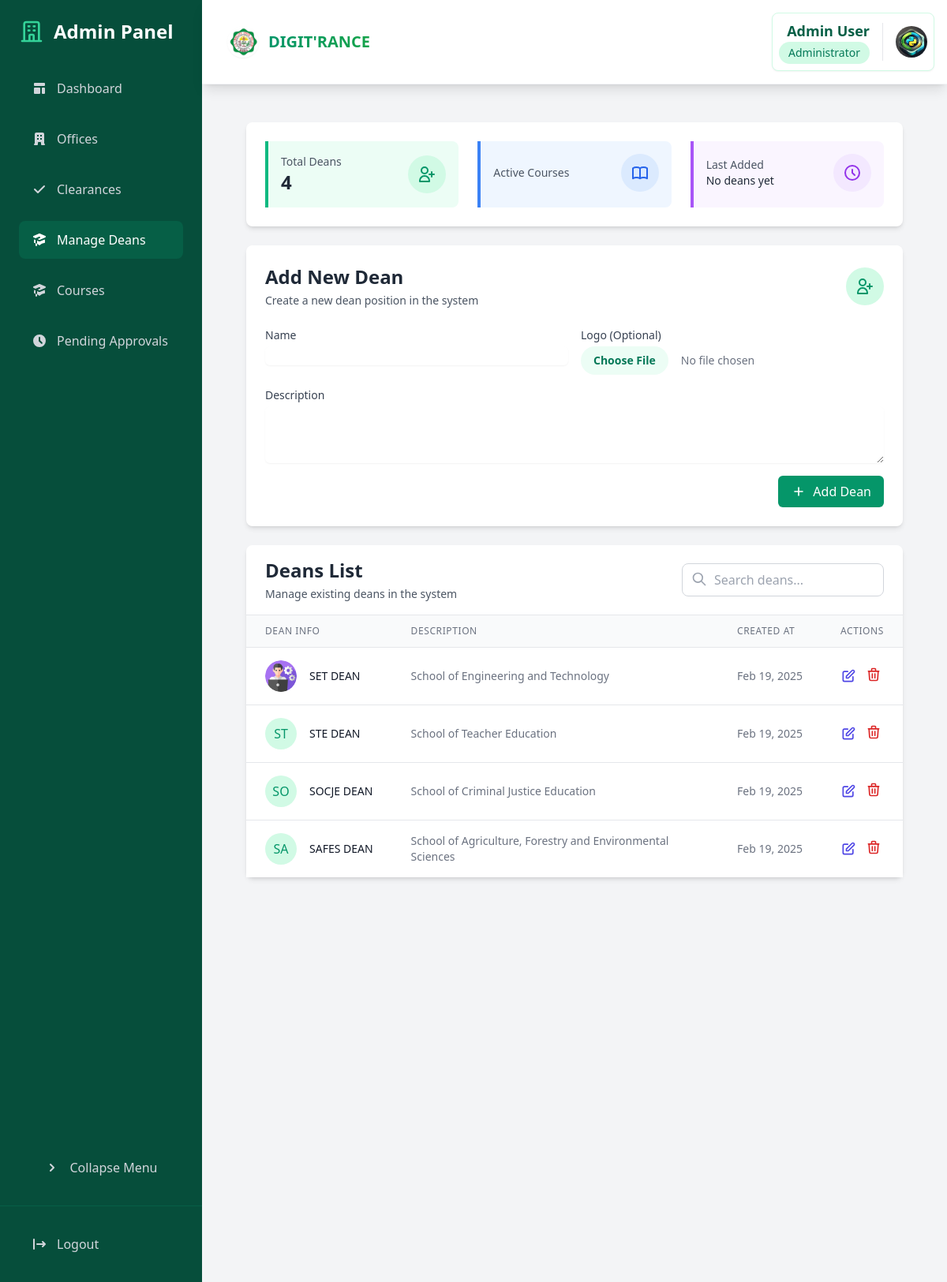
/dashboard/admin/deans/ (signed in), run on the app's committed database.
### core/models.py (models this page shows, shortened)
class Dean(models.Model):
    name = models.CharField(max_length=100, unique=True)
    logo = models.ImageField(upload_to='dean_logos/', blank=True, null=True)
    description = models.TextField(blank=True, null=True)
    created_at = models.DateTimeField(auto_now_add=True)

### core/views.py (the view, shortened to what this page needs)
# urls.py: path('dashboard/admin/deans/', views.admin_deans, name='admin_deans'),
@login_required
@user_passes_test(lambda u: u.is_superuser)
def admin_deans(request):
    deans = Dean.objects.all()
    return render(request, 'admin/deans.html', {'deans': deans})

### core/models.py (called while the page is built)
    def get_profile_picture_url(self):
        if self.profile_picture and hasattr(self.profile_picture, 'url'):
            return self.profile_picture.url
        return static('img/default-profile.png')

### templates/admin/deans.html (shortened to what this page needs)
{% extends 'admin/base_admin.html' %}
{% block admin_content %}
<div class="space-y-6">
    <div class="bg-white rounded-lg shadow-md p-6">
        <div class="grid grid-cols-1 md:grid-cols-3 gap-6">
            <div class="border-l-4 border-emerald-500 bg-emerald-50 p-4 rounded-r-lg">
                <div class="flex items-center justify-between">
                    <div>
                        <p class="text-sm text-gray-600">Total Deans</p>
                        <h3 class="text-2xl font-bold text-gray-800">{{ deans.count }}</h3>
                    </div>
                    <div class="p-3 bg-emerald-100 rounded-full">
                        <svg class="w-6 h-6 text-emerald-600" fill="none" stroke="currentColor" viewBox="0 0 24 24">
                            <path stroke-linecap="round" stroke-linejoin="round" stroke-width="2" d="M18 9v3m0 0v3m0-3h3m-3 0h-3m-2-5a4 4 0 11-8 0 4 4 0 018 0zM3 20a6 6 0 0112 0v1H3v-1z" />
                        </svg>
                    </div>
                </div>
            </div>
            <div class="border-l-4 border-blue-500 bg-blue-50 p-4 rounded-r-lg">
                <div class="flex items-center justify-between">
                    <div>
                        <p class="text-sm text-gray-600">Active Courses</p>
                    </div>
                    <div class="p-3 bg-blue-100 rounded-full">
                    </div>
                </div>
            </div>
            <div class="border-l-4 border-purple-500 bg-purple-50 p-4 rounded-r-lg">
                <div class="flex items-center justify-between">
                    <div>
                        <p class="text-sm text-gray-600">Last Added</p>
                        <h3 class="text-sm font-medium text-gray-800">{{ latest_dean.name|default:"No deans yet" }}</h3>
                    </div>
                    <div class="p-3 bg-purple-100 rounded-full">
                        <svg class="w-6 h-6 text-purple-600" fill="none" stroke="currentColor" viewBox="0 0 24 24">
                            <path stroke-linecap="round" stroke-linejoin="round" stroke-width="2" d="M12 8v4l3 3m6-3a9 9 0 11-18 0 9 9 0 0118 0z" />
                        </svg>
                    </div>
                </div>
            </div>
        </div>
    </div>
    <div class="bg-white rounded-lg shadow-md p-6 transform hover:shadow-lg transition-all duration-300">
        <div class="flex items-center justify-between mb-6">
            <div>
                <h2 class="text-2xl font-bold text-gray-800">Add New Dean</h2>
                <p class="text-sm text-gray-600 mt-1">Create a new dean position in the system</p>
            </div>
            <div class="p-3 bg-emerald-100 rounded-full">
                <svg class="w-6 h-6 text-emerald-600" fill="none" stroke="currentColor" viewBox="0 0 24 24">
                    <path stroke-linecap="round" stroke-linejoin="round" stroke-width="2" d="M18 9v3m0 0v3m0-3h3m-3 0h-3m-2-5a4 4 0 11-8 0 4 4 0 018 0zM3 20a6 6 0 0112 0v1H3v-1z" />
                </svg>
            </div>
        </div>
        <form method="POST" enctype="multipart/form-data" class="space-y-4">
            <div class="grid grid-cols-1 md:grid-cols-2 gap-4">
                <div>
                    <label for="name" class="block text-sm font-medium text-gray-700">Name</label>
                    <input type="text" name="name" id="name" required
                        class="mt-1 block w-full rounded-md border-gray-300 shadow-sm focus:border-emerald-500 focus:ring-emerald-500 transition-colors">
                </div>
                <div>
                    <label for="logo" class="block text-sm font-medium text-gray-700">Logo (Optional)</label>
                    <input type="file" name="logo" id="logo" accept="image/*"
                        class="mt-1 block w-full text-sm text-gray-500 file:mr-4 file:py-2 file:px-4 file:rounded-full file:border-0 file:text-sm file:font-semibold file:bg-emerald-50 file:text-emerald-700 hover:file:bg-emerald-100">
                </div>
                <div class="md:col-span-2">
                    <label for="description" class="block text-sm font-medium text-gray-700">Description</label>
                    <textarea name="description" id="description" rows="3"
                        class="mt-1 block w-full rounded-md border-gray-300 shadow-sm focus:border-emerald-500 focus:ring-emerald-500 transition-colors"></textarea>
                </div>
            </div>
            <div class="flex justify-end mt-6">
                <button type="submit"
                    class="inline-flex items-center px-4 py-2 bg-emerald-600 text-white rounded-md hover:bg-emerald-700 focus:outline-none focus:ring-2 focus:ring-offset-2 focus:ring-emerald-500 transition-colors">
                    <svg class="w-5 h-5 mr-2" fill="none" stroke="currentColor" viewBox="0 0 24 24">
                        <path stroke-linecap="round" stroke-linejoin="round" stroke-width="2" d="M12 6v6m0 0v6m0-6h6m-6 0H6" />
                    </svg>
                    Add Dean
                </button>
            </div>
        </form>
    </div>
    <div class="bg-white rounded-lg shadow-md">
        <div class="px-6 py-4 border-b border-gray-200">
            <div class="flex items-center justify-between">
                <div>
                    <h2 class="text-2xl font-bold text-gray-800">Deans List</h2>
                    <p class="text-sm text-gray-600 mt-1">Manage existing deans in the system</p>
                </div>
                <div class="relative">
                    <input type="text" id="searchDeans" placeholder="Search deans..."
                        class="w-64 pl-10 pr-4 py-2 border border-gray-300 rounded-lg focus:outline-none focus:ring-2 focus:ring-emerald-500">
                    <div class="absolute left-3 top-2.5 text-gray-400">
                        <svg class="w-5 h-5" fill="none" stroke="currentColor" viewBox="0 0 24 24">
                            <path stroke-linecap="round" stroke-linejoin="round" stroke-width="2" d="M21 21l-6-6m2-5a7 7 0 11-14 0 7 7 0 0114 0z" />
                        </svg>
                    </div>
                </div>
            </div>
        </div>
        <div class="overflow-x-auto">
            <table class="min-w-full divide-y divide-gray-200">
                <thead class="bg-gray-50">
                    <tr>
                        <th class="px-6 py-3 text-left text-xs font-medium text-gray-500 uppercase tracking-wider">Dean Info</th>
                        <th class="px-6 py-3 text-left text-xs font-medium text-gray-500 uppercase tracking-wider">Description</th>
                        <th class="px-6 py-3 text-left text-xs font-medium text-gray-500 uppercase tracking-wider">Created At</th>
                        <th class="px-6 py-3 text-left text-xs font-medium text-gray-500 uppercase tracking-wider">Actions</th>
                    </tr>
                </thead>
                <tbody class="bg-white divide-y divide-gray-200">
                    {% for dean in deans %}
                    <tr class="hover:bg-gray-50 transition-colors">
                        <td class="px-6 py-4 whitespace-nowrap">
                            <div class="flex items-center">
                                {% if dean.logo %}
                                <img src="{{ dean.logo.url }}" alt="{{ dean.name }}" class="h-10 w-10 rounded-full object-cover">
                                {% else %}
                                <div class="flex-shrink-0 h-10 w-10 bg-emerald-100 rounded-full flex items-center justify-center">
                                    <span class="text-emerald-600 font-medium">{{ dean.name|slice:":2" }}</span>
                                </div>
                                {% endif %}
                                <div class="ml-4">
                                    <div class="text-sm font-medium text-gray-900">{{ dean.name }}</div>
                                </div>
                            </div>
                        </td>
                        <td class="px-6 py-4">
                            <div class="text-sm text-gray-500">{{ dean.description|default:"-"|truncatechars:100 }}</div>
                        </td>
                        <td class="px-6 py-4 whitespace-nowrap text-sm text-gray-500">
                            {{ dean.created_at|date:"M d, Y" }}
                        </td>
                        <td class="px-6 py-4 whitespace-nowrap text-sm font-medium">
                            <div class="flex items-center space-x-3">
                                <button onclick="editDean('{{ dean.id }}')"
                                    class="text-indigo-600 hover:text-indigo-900 transition-colors">
                                    <svg class="w-5 h-5" fill="none" stroke="currentColor" viewBox="0 0 24 24">
                                        <path stroke-linecap="round" stroke-linejoin="round" stroke-width="2" d="M11 5H6a2 2 0 00-2 2v11a2 2 0 002 2h11a2 2 0 002-2v-5m-1.414-9.414a2 2 0 112.828 2.828L11.828 15H9v-2.828l8.586-8.586z" />
                                    </svg>
                                </button>
                                <form method="POST" class="inline">
                                    <button type="submit"
                                            class="text-red-600 hover:text-red-900 transition-colors"
                                            onclick="return confirm('Are you sure you want to delete this dean?')">
                                        <svg class="w-5 h-5" fill="none" stroke="currentColor" viewBox="0 0 24 24">
                                            <path stroke-linecap="round" stroke-linejoin="round" stroke-width="2" d="M19 7l-.867 12.142A2 2 0 0116.138 21H7.862a2 2 0 01-1.995-1.858L5 7m5 4v6m4-6v6m1-10V4a1 1 0 00-1-1h-4a1 1 0 00-1 1v3M4 7h16" />
                                        </svg>
                                    </button>
                                </form>
                            </div>
                        </td>
                    </tr>
                    {% empty %}
                    <tr>
                        <td colspan="4" class="px-6 py-4 text-center text-gray-500">
                            No deans found in the system
                        </td>
                    </tr>
                    {% endfor %}
                </tbody>
            </table>
        </div>
    </div>
</div>
{% endblock %}

### templates/components/navbar.html (shortened to what this page needs)
{% load static %}
<header class="bg-white shadow-lg p-4 flex justify-between items-center border-b border-gray-100 sticky top-0 z-50">
    <div class="flex items-center">
        <h1 class="text-xl font-bold flex items-center ml-4 text-gray-800">
            <a href="{% url 'home' %}" class="flex items-center group">
                <img src="{% static 'img/permit_logo.png' %}" alt="JHCSC Logo" class="h-10 w-10 mr-3 rounded-full shadow-sm">
                <span class="text-gradient bg-clip-text text-transparent bg-gradient-to-r from-emerald-600 to-green-600 group-hover:from-emerald-700 group-hover:to-green-700 transition-all">
                </span>
            </a>
        </h1>
    </div>
    <div class="flex items-center">
        {% if user.is_authenticated %}
            <div class="bg-white rounded-lg shadow-sm border border-emerald-100 hover:shadow-md transition-all duration-200">
                <div class="flex items-center space-x-4 p-2">
                    <div class="flex flex-col items-end">
                        <span class="font-semibold text-lg text-emerald-800">
                            {% if user.programchair %}
                                {{ user.get_full_name }}
                            {% elif user.student %}
                                {{ user.student.full_name }}
                            {% elif user.staff %}
                                {{ user.get_full_name }}
                            {% else %}
                                {{ user.get_full_name }}
                            {% endif %}
                        </span>
                        <span class="text-sm px-3 py-1 bg-emerald-100 text-emerald-700 rounded-full font-medium">
                            {% if user.programchair %}
                                Program Chair
                            {% elif user.student %}
                                Student
                            {% elif user.staff %}
                                {{ user.staff.office.name }} Staff
                            {% elif user.is_superuser %}
                                Administrator
                            {% endif %}
                        </span>
                    </div>
                    <div class="relative group">
                        {% if user.student %}
                            <img src="{{ user.student.get_profile_picture_url }}"
                                 alt="Profile"
                                 class="w-10 h-10 rounded-full object-cover">
                        {% elif user.programchair %}
                            <img src="{{ user.programchair.get_profile_picture_url }}"
                                 alt="Profile"
                                 class="w-10 h-10 rounded-full object-cover">
                        {% elif user.staff %}
                            <img src="{{ user.staff.get_profile_picture_url }}"
                                 alt="Profile"
                                 class="w-10 h-10 rounded-full object-cover">
                        {% elif user.is_superuser %}
                            {% if user.userprofile %}
                                <img src="{{ user.userprofile.get_profile_picture_url }}"
                                     alt="Profile"
                                     class="w-10 h-10 rounded-full object-cover">
                            {% else %}
                                <img src="{% static 'img/default-profile.png' %}"
                                     alt="Profile"
                                     class="w-10 h-10 rounded-full object-cover">
                            {% endif %}
                        {% endif %}
                    </div>
                </div>
            </div>
        {% endif %}
    </div>
</header>

### templates/components/navbar.html (style rules this page uses)
.text-gradient { background-size: 100%; -webkit-background-clip: text; -moz-background-clip: text; -webkit-text-fill-color: transparent; -moz-text-fill-color: transparent; }

### data on the page
Dean: logo (picture), name "SET DEAN", description "School of Engineering and Technology", created_at "Feb 19, 2025"
Dean: name "ST", name "STE DEAN", description "School of Teacher Education", created_at "Feb 19, 2025"
Dean: name "SO", name "SOCJE DEAN", description "School of Criminal Justice Education", created_at "Feb 19, 2025"
Dean: name "SA", name "SAFES DEAN", description "School of Agriculture, Forestry and Environmental Sciences", created_at "Feb 19, 2025"

### other printed values
{{ user.get_full_name }} "Admin User"
{{ deans.count }} "4"
{{ latest_dean.name|default:"No deans yet" }} "No deans yet"
